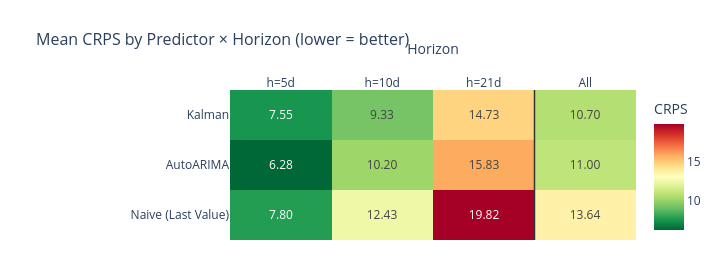

Write notebook code for a chart like this one.
### Code cell
# Heatmap of the table above. Read it left-to-right: the short-horizon columns
# are usually a near-uniform green (everyone is right), and one long-horizon
# column carries the colour spread that sets the 'All' ranking.
viz.make_crps_heatmap(ph_crps)

### Figure 1 — Plotly figure (JSON) as saved in the notebook; plotly's stock layout.template omitted (floating-point values rounded to 4 significant figures)
{"data": [{"colorbar": {"title": {"text": "CRPS"}}, "colorscale": [[0, "rgb(0,104,55)"], [0.1, "rgb(26,152,80)"], [0.2, "rgb(102,189,99)"], [0.3, "rgb(166,217,106)"], [0.4, "rgb(217,239,139)"], [0.5, "rgb(255,255,191)"], [0.6, "rgb(254,224,139)"], [0.7, "rgb(253,174,97)"], [0.8, "rgb(244,109,67)"], [0.9, "rgb(215,48,39)"], [1, "rgb(165,0,38)"]], "hovertemplate": "%{y}<br>%{x}: %{z:.3f}<extra></extra>", "text": [["7.80", "12.43", "19.82", "13.64"], ["6.28", "10.20", "15.83", "11.00"], ["7.55", "9.33", "14.73", "10.70"]], "textfont": {"size": 12}, "texttemplate": "%{text}", "type": "heatmap", "x": ["h=5d", "h=10d", "h=21d", "All"], "y": ["Naive (Last Value)", "AutoARIMA", "Kalman"], "z": [[7.8, 12.43, 19.82, 13.64], [6.28, 10.2, 15.83, 11.0], [7.547, 9.334, 14.73, 10.7]]}], "layout": {"height": 280, "margin": {"b": 40, "l": 230, "r": 40, "t": 90}, "shapes": [{"line": {"color": "#333333", "width": 1.5}, "type": "line", "x0": 2.5, "x1": 2.5, "xref": "x", "y0": 0, "y1": 1, "yref": "y domain"}], "title": {"font": {"size": 16}, "text": "Mean CRPS by Predictor × Horizon (lower = better)"}, "width": 720, "xaxis": {"side": "top", "title": {"text": "Horizon"}}, "yaxis": {"title": {"text": ""}}}}
